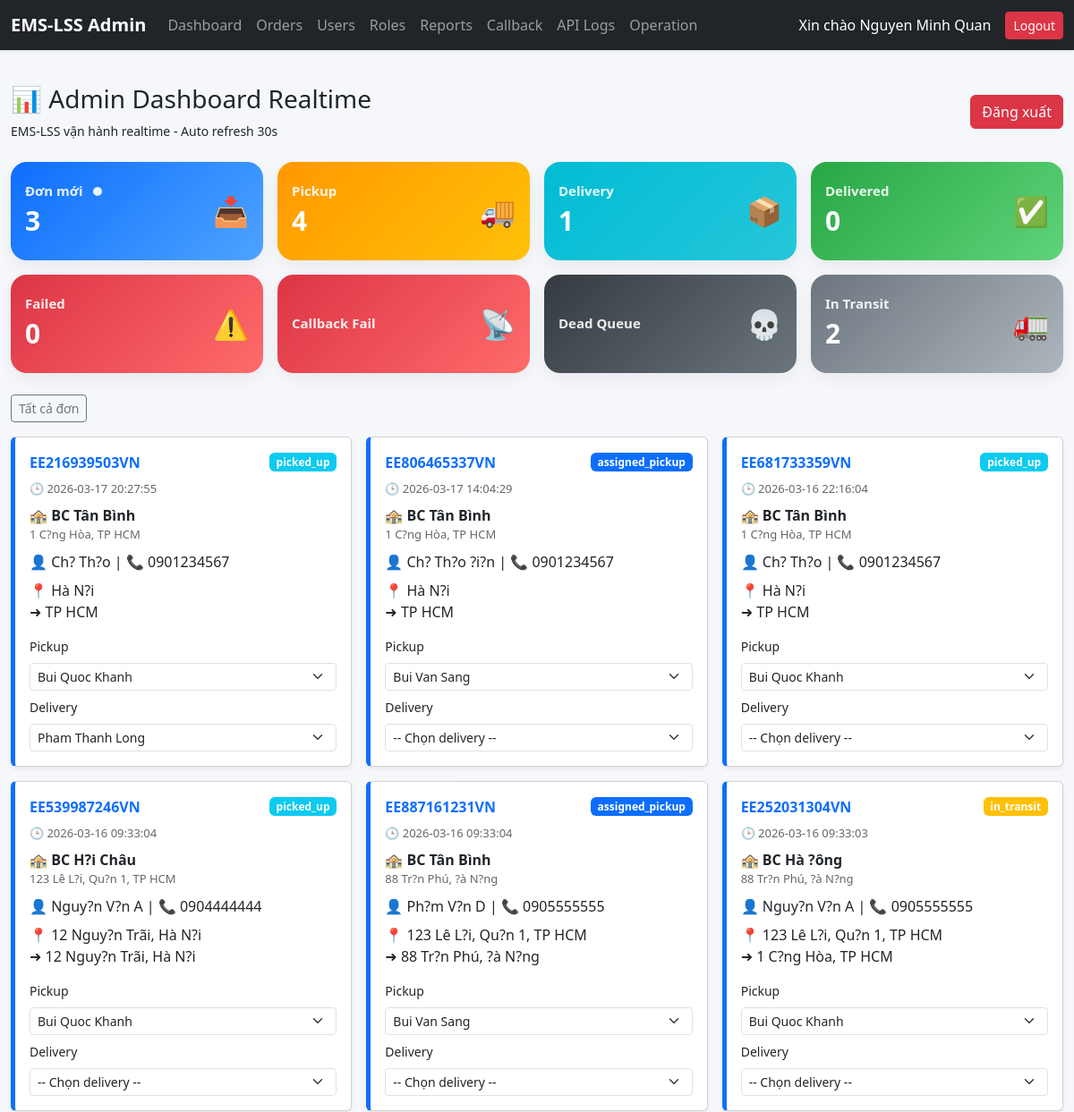
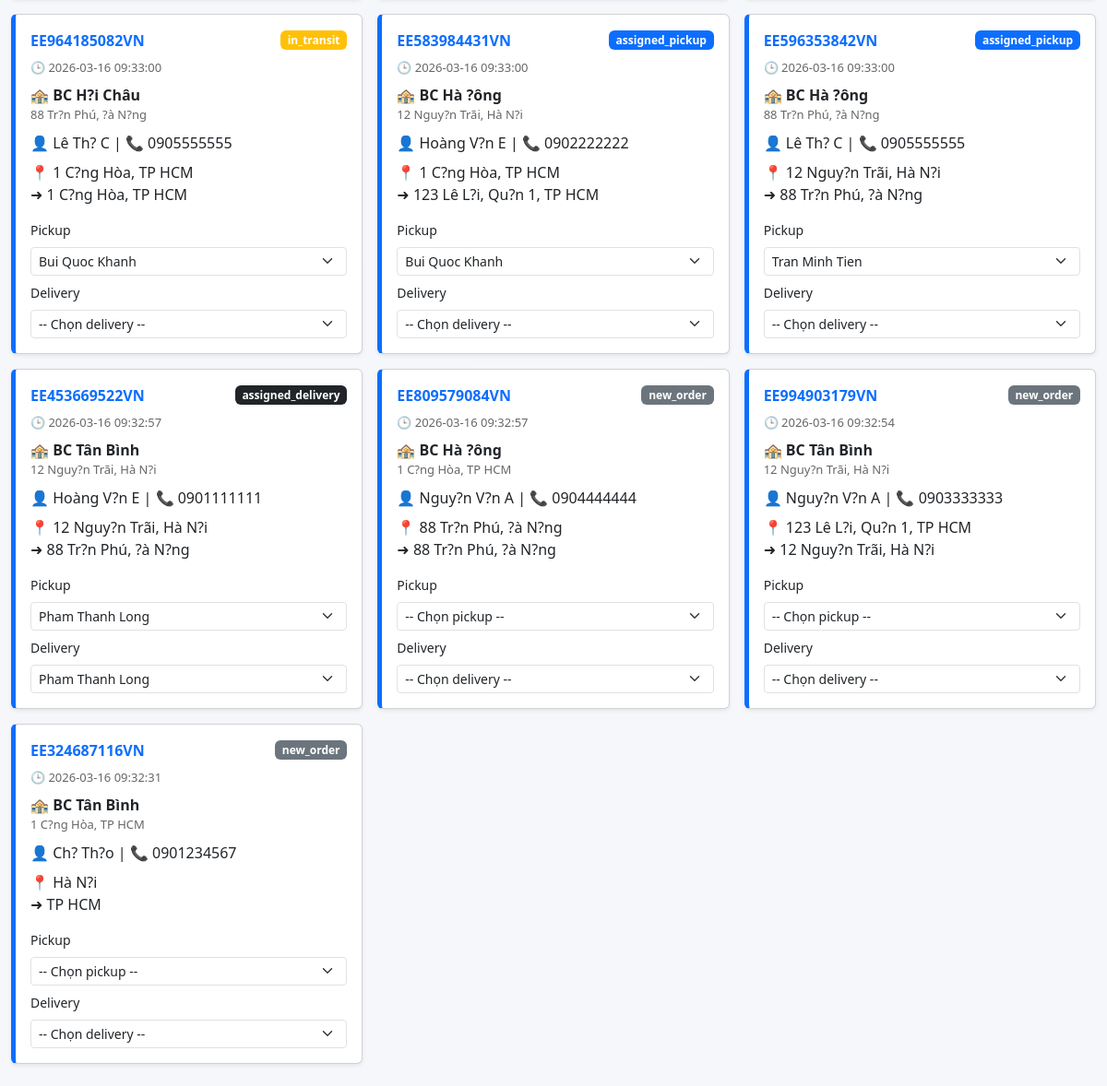
The app's page /modules/admin/admin_dashboard_realtime.php (signed in) with its own data (2 pictures, top to bottom).
### tables this page shows
CREATE TABLE `emslss_orders` (
  `id` int(11) NOT NULL AUTO_INCREMENT,
  `ems_code` varchar(50) DEFAULT NULL,
  `post_office_name` varchar(255) DEFAULT NULL,
  `post_office_address` text DEFAULT NULL,
  `holder_name` varchar(100) DEFAULT NULL,
  `holder_phone` varchar(20) DEFAULT NULL,
  `sender_name` varchar(255) DEFAULT NULL,
  `sender_phone` varchar(50) DEFAULT NULL,
  `sender_address` text DEFAULT NULL,
  `receiver_name` varchar(255) DEFAULT NULL,
  `receiver_phone` varchar(50) DEFAULT NULL,
  `receiver_address` text DEFAULT NULL,
  `weight` decimal(10,2) DEFAULT NULL,
  `cargo_type` varchar(255) DEFAULT NULL,
  `service_type` enum('door_to_door','door_to_hub','hub_to_door') DEFAULT NULL,
  `pickup_shipper_id` int(11) DEFAULT NULL,
  `delivery_shipper_id` int(11) DEFAULT NULL,
  `status` enum('new_order','assigned_pickup','picked_up','in_transit','assigned_delivery','delivered','failed','cancelled') DEFAULT 'new_order',
  `created_at` datetime DEFAULT current_timestamp(),
  `updated_at` datetime DEFAULT current_timestamp() ON UPDATE current_timestamp(),
  PRIMARY KEY (`id`),
  UNIQUE KEY `ems_code` (`ems_code`),
  KEY `idx_status_created` (`status`,`created_at`)
);

CREATE TABLE `emslss_users` (
  `id` int(11) NOT NULL AUTO_INCREMENT,
  `username` varchar(50) DEFAULT NULL,
  `password` varchar(255) DEFAULT NULL,
  `full_name` varchar(100) DEFAULT NULL,
  `role` enum('admin','dispatcher','shipper','operation') DEFAULT NULL,
  `phone` varchar(20) DEFAULT NULL,
  `created_at` timestamp NULL DEFAULT current_timestamp(),
  `role_id` int(11) DEFAULT NULL,
  `is_active` tinyint(4) DEFAULT 1,
  PRIMARY KEY (`id`),
  KEY `role_id` (`role_id`)
);

### modules/admin/admin_dashboard_realtime.php (the view, shortened to what this page needs)
<?php
	include '../../config/db.php';
	include '../../templates/admin_topbar.php';
	$pickupUsers = [];
	$deliveryUsers = [];
	$kpi = [];
	$statuses = [
		'new_order',
		'assigned_pickup',
		'picked_up',
		'assigned_delivery',
		'in_transit',
		'delivered',
		'failed'
	];
	foreach ($statuses as $st) {
		$q = $conn->query("
			SELECT COUNT(*) total
			FROM emslss_orders
			WHERE status='$st'
		");
		$kpi[$st] = $q->fetch_assoc()['total'];
	}
	$userQuery = $conn->query("
		SELECT id, full_name
		FROM emslss_users
		WHERE role='shipper' AND is_active=1
		ORDER BY full_name
	");
	while ($u = $userQuery->fetch_assoc()) {
		$pickupUsers[] = $u;
		$deliveryUsers[] = $u;
	}
	$statusFilter = $_GET['status'] ?? '';
	$where = '';
	$orderQuery = $conn->query("
		SELECT *
		FROM emslss_orders
		$where
		ORDER BY created_at DESC
		LIMIT 30
	");
	function statusBadge($status)
	{
		$map = [
			'new_order' => 'secondary',
			'assigned_pickup' => 'primary',
			'picked_up' => 'info',
			'in_transit' => 'warning',
			'assigned_delivery' => 'dark',
			'delivered' => 'success',
			'failed' => 'danger',
			'cancelled' => 'danger'
		];
		$color = $map[$status] ?? 'secondary';
		return "<span class='badge bg-$color'>$status</span>";
	}
?>
<!DOCTYPE html>
<html lang="vi">
<head>
<link href="https://cdn.jsdelivr.net/npm/bootstrap@5.3.3/dist/css/bootstrap.min.css" rel="stylesheet">
</head>
<body>
<div class="container-fluid py-4">
<div class="d-flex justify-content-between align-items-center mb-4">
     <div>
        <h3>📊 Admin Dashboard Realtime</h3>
        <small>EMS-LSS vận hành realtime - Auto refresh 30s</small>
    </div>
    <a href="../logout.php" class="btn btn-danger">Đăng xuất</a>
</div>
<?php
function activeCard($key, $statusFilter)
{
    return $key == $statusFilter ? 'active-kpi' : '';
}
?>
<div class="row g-3 mb-4">
<div class="col-md-3 col-6">
<a href="?status=new_order" class="text-decoration-none">
<div class="card kpi-card kpi-gradient-blue <?= activeCard('new_order',$statusFilter) ?>">
<div class="card-body d-flex justify-content-between align-items-center">
<div>
<div class="kpi-title">Đơn mới <span class="realtime-dot"></span></div>
<div class="kpi-value"><?= $kpi['new_order'] ?></div>
</div>
<div class="kpi-icon">📥</div>
</div>
</div>
</a>
</div>
<div class="col-md-3 col-6">
<a href="?status=assigned_pickup" class="text-decoration-none">
<div class="card kpi-card kpi-gradient-orange <?= activeCard('assigned_pickup',$statusFilter) ?>">
<div class="card-body d-flex justify-content-between align-items-center">
<div>
<div class="kpi-title">Pickup</div>
<div class="kpi-value"><?= $kpi['assigned_pickup'] ?></div>
</div>
<div class="kpi-icon">🚚</div>
</div>
</div>
</a>
</div>
<div class="col-md-3 col-6">
<a href="?status=assigned_delivery" class="text-decoration-none">
<div class="card kpi-card kpi-gradient-cyan <?= activeCard('assigned_delivery',$statusFilter) ?>">
<div class="card-body d-flex justify-content-between align-items-center">
<div>
<div class="kpi-title">Delivery</div>
<div class="kpi-value"><?= $kpi['assigned_delivery'] ?></div>
</div>
<div class="kpi-icon">📦</div>
</div>
</div>
</a>
</div>
<div class="col-md-3 col-6">
<a href="?status=delivered" class="text-decoration-none">
<div class="card kpi-card kpi-gradient-green <?= activeCard('delivered',$statusFilter) ?>">
<div class="card-body d-flex justify-content-between align-items-center">
<div>
<div class="kpi-title">Delivered</div>
<div class="kpi-value"><?= $kpi['delivered'] ?></div>
</div>
<div class="kpi-icon">✅</div>
</div>
</div>
</a>
</div>
<div class="col-md-3 col-6">
<a href="?status=failed" class="text-decoration-none">
<div class="card kpi-card kpi-gradient-red <?= activeCard('failed',$statusFilter) ?>">
<div class="card-body d-flex justify-content-between align-items-center">
<div>
<div class="kpi-title">Failed</div>
<div class="kpi-value"><?= $kpi['failed'] ?></div>
</div>
<div class="kpi-icon">⚠️</div>
</div>
</div>
</a>
</div>
<div class="col-md-3 col-6">
<a href="callback_monitor.php" class="text-decoration-none">
<div class="card kpi-card kpi-gradient-red">
<div class="card-body d-flex justify-content-between align-items-center">
<div>
<div class="kpi-title">Callback Fail</div>
</div>
<div class="kpi-icon">📡</div>
</div>
</div>
</a>
</div>
<div class="col-md-3 col-6">
<a href="callback_monitor.php?dead=1" class="text-decoration-none">
<div class="card kpi-card kpi-gradient-dark">
<div class="card-body d-flex justify-content-between align-items-center">
<div>
<div class="kpi-title">Dead Queue</div>
</div>
<div class="kpi-icon">💀</div>
</div>
</div>
</a>
</div>
<div class="col-md-3 col-6">
<a href="?status=in_transit" class="text-decoration-none">
<div class="card kpi-card kpi-gradient-gray <?= activeCard('in_transit',$statusFilter) ?>">
<div class="card-body d-flex justify-content-between align-items-center">
<div>
<div class="kpi-title">In Transit</div>
<div class="kpi-value"><?= $kpi['in_transit'] ?></div>
</div>
<div class="kpi-icon">🚛</div>
</div>
</div>
</a>
</div>
</div><div class="mb-3">
    <a href="admin_dashboard_realtime.php"
       class="btn btn-sm btn-outline-secondary">
       Tất cả đơn
    </a>
</div>
<div class="row g-3">
<?php while($row = $orderQuery->fetch_assoc()): ?>
<div class="col-md-6 col-lg-4">
    <div class="card shadow-sm order-card h-100">
        <div class="card-body">
            <div class="d-flex justify-content-between align-items-center mb-2">
                <a class="ems-code text-primary"
                   href="admin_order_detail.php?id=<?= $row['id'] ?>">
                    <?= htmlspecialchars($row['ems_code']) ?>
                </a>
                <?= statusBadge($row['status']) ?>
            </div>
            <div class="small-line mb-2">
                🕒 <?= $row['created_at'] ?>
            </div>
            <div class="mb-2">
                <strong>🏤 <?= htmlspecialchars($row['post_office_name']) ?></strong><br>
                <span class="small-line">
                    <?= htmlspecialchars($row['post_office_address']) ?>
                </span>
            </div>
            <div class="mb-2">
                👤 <?= htmlspecialchars($row['holder_name']) ?>
                | 📞 <?= htmlspecialchars($row['holder_phone']) ?>
            </div>
            <div class="mb-3">
                📍 <?= htmlspecialchars($row['sender_address']) ?><br>
                ➜ <?= htmlspecialchars($row['receiver_address']) ?>
            </div>
            <div class="mb-2">
                <label class="form-label small">Pickup</label>
                <select class="form-select form-select-sm assign-select assign-user"
                        data-order-id="<?= $row['id'] ?>"
                        data-type="pickup">
                    <option value="">-- Chọn pickup --</option>
                    <?php foreach($pickupUsers as $u): ?>
                    <option value="<?= $u['id'] ?>"
                        <?= $row['pickup_shipper_id']==$u['id'] ? 'selected' : '' ?>>
                        <?= htmlspecialchars($u['full_name']) ?>
                    </option>
                    <?php endforeach; ?>
                </select>
            </div>
            <div>
                <label class="form-label small">Delivery</label>
                <select class="form-select form-select-sm assign-select assign-user"
                        data-order-id="<?= $row['id'] ?>"
                        data-type="delivery">
                    <option value="">-- Chọn delivery --</option>
                    <?php foreach($deliveryUsers as $u): ?>
                    <option value="<?= $u['id'] ?>"
                        <?= $row['delivery_shipper_id']==$u['id'] ? 'selected' : '' ?>>
                        <?= htmlspecialchars($u['full_name']) ?>
                    </option>
                    <?php endforeach; ?>
                </select>
            </div>
        </div>
    </div>
</div>
<?php endwhile; ?>
</div>
</div>
</body>
</html>

### modules/admin/admin_dashboard_realtime.php (style rules this page uses)
body { background:#f5f7fb; }
.order-card { border-left:5px solid #0d6efd; transition:0.2s; }
.small-line { font-size:13px; color:#666; }
.ems-code { font-weight:700; text-decoration:none; }
.assign-select { min-width:180px; }
.kpi-card { border:none; border-radius:18px; overflow:hidden; transition:.25s; cursor:pointer; position:relative; min-height:110px; box-shadow:0 6px 18px rgba(0,0,0,.06); }
.kpi-card .card-body { position:relative; z-index:2; }
.kpi-icon { font-size:32px; line-height:1; }
.kpi-title { font-size:15px; font-weight:600; opacity:.9; }
.kpi-value { font-size:30px; font-weight:700; }
.kpi-gradient-blue { background:linear-gradient(135deg,#0d6efd,#4ea3ff); color:#fff; }
.kpi-gradient-orange { background:linear-gradient(135deg,#ff9800,#ffc107); color:#fff; }
.kpi-gradient-cyan { background:linear-gradient(135deg,#00bcd4,#26c6da); color:#fff; }
.kpi-gradient-green { background:linear-gradient(135deg,#28a745,#5fd37a); color:#fff; }
.kpi-gradient-red { background:linear-gradient(135deg,#dc3545,#ff6b6b); color:#fff; }
.kpi-gradient-dark { background:linear-gradient(135deg,#343a40,#6c757d); color:#fff; }
.kpi-gradient-gray { background:linear-gradient(135deg,#6c757d,#adb5bd); color:#fff; }
.realtime-dot { width:10px; height:10px; border-radius:50%; background:#fff; display:inline-block; animation:pulse 1.4s infinite; margin-left:8px; }

### records on screen
emslss_orders: ems_code "EE216939503VN", status "picked_up", created_at "2026-03-17 20:27:55", post_office_name "BC Tân Bình", post_office_address "1 C?ng Hòa, TP HCM", holder_name "Ch? Th?o", holder_phone "0901234567", sender_address "Hà N?i", receiver_address "TP HCM", pickup_shipper+id "Bui Quoc Khanh", delivery_shipper+id "Pham Thanh Long"
emslss_orders: ems_code "EE806465337VN", status "assigned_pickup", created_at "2026-03-17 14:04:29", post_office_name "BC Tân Bình", post_office_address "1 C?ng Hòa, TP HCM", holder_name "Ch? Th?o ?i?n", holder_phone "0901234567", sender_address "Hà N?i", receiver_address "TP HCM", pickup_shipper+id "Bui Van Sang"
emslss_orders: ems_code "EE681733359VN", status "picked_up", created_at "2026-03-16 22:16:04", post_office_name "BC Tân Bình", post_office_address "1 C?ng Hòa, TP HCM", holder_name "Ch? Th?o", holder_phone "0901234567", sender_address "Hà N?i", receiver_address "TP HCM", pickup_shipper+id "Bui Quoc Khanh"
emslss_orders: ems_code "EE539987246VN", status "picked_up", created_at "2026-03-16 09:33:04", post_office_name "BC H?i Châu", post_office_address "123 Lê L?i, Qu?n 1, TP HCM", holder_name "Nguy?n V?n A", holder_phone "0904444444", sender_address "12 Nguy?n Trãi, Hà N?i", receiver_address "12 Nguy?n Trãi, Hà N?i", pickup_shipper+id "Bui Quoc Khanh"
emslss_orders: ems_code "EE887161231VN", status "assigned_pickup", created_at "2026-03-16 09:33:04", post_office_name "BC Tân Bình", post_office_address "88 Tr?n Phú, ?à N?ng", holder_name "Ph?m V?n D", holder_phone "0905555555", sender_address "123 Lê L?i, Qu?n 1, TP HCM", receiver_address "88 Tr?n Phú, ?à N?ng", pickup_shipper+id "Bui Van Sang"
emslss_orders: ems_code "EE252031304VN", status "in_transit", created_at "2026-03-16 09:33:03", post_office_name "BC Hà ?ông", post_office_address "88 Tr?n Phú, ?à N?ng", holder_name "Nguy?n V?n A", holder_phone "0905555555", sender_address "123 Lê L?i, Qu?n 1, TP HCM", receiver_address "1 C?ng Hòa, TP HCM", pickup_shipper+id "Bui Quoc Khanh"
emslss_orders: ems_code "EE964185082VN", status "in_transit", created_at "2026-03-16 09:33:00", post_office_name "BC H?i Châu", post_office_address "88 Tr?n Phú, ?à N?ng", holder_name "Lê Th? C", holder_phone "0905555555", sender_address "1 C?ng Hòa, TP HCM", receiver_address "1 C?ng Hòa, TP HCM", pickup_shipper+id "Bui Quoc Khanh"
emslss_orders: ems_code "EE583984431VN", status "assigned_pickup", created_at "2026-03-16 09:33:00", post_office_name "BC Hà ?ông", post_office_address "12 Nguy?n Trãi, Hà N?i", holder_name "Hoàng V?n E", holder_phone "0902222222", sender_address "1 C?ng Hòa, TP HCM", receiver_address "123 Lê L?i, Qu?n 1, TP HCM", pickup_shipper+id "Bui Quoc Khanh"
emslss_orders: ems_code "EE596353842VN", status "assigned_pickup", created_at "2026-03-16 09:33:00", post_office_name "BC Hà ?ông", post_office_address "88 Tr?n Phú, ?à N?ng", holder_name "Lê Th? C", holder_phone "0905555555", sender_address "12 Nguy?n Trãi, Hà N?i", receiver_address "88 Tr?n Phú, ?à N?ng", pickup_shipper+id "Tran Minh Tien"
emslss_orders: ems_code "EE453669522VN", status "assigned_delivery", created_at "2026-03-16 09:32:57", post_office_name "BC Tân Bình", post_office_address "12 Nguy?n Trãi, Hà N?i", holder_name "Hoàng V?n E", holder_phone "0901111111", sender_address "12 Nguy?n Trãi, Hà N?i", receiver_address "88 Tr?n Phú, ?à N?ng", pickup_shipper+id "Pham Thanh Long", delivery_shipper+id "Pham Thanh Long"
emslss_orders: ems_code "EE809579084VN", status "new_order", created_at "2026-03-16 09:32:57", post_office_name "BC Hà ?ông", post_office_address "1 C?ng Hòa, TP HCM", holder_name "Nguy?n V?n A", holder_phone "0904444444", sender_address "88 Tr?n Phú, ?à N?ng", receiver_address "88 Tr?n Phú, ?à N?ng"
emslss_orders: ems_code "EE994903179VN", status "new_order", created_at "2026-03-16 09:32:54", post_office_name "BC Tân Bình", post_office_address "12 Nguy?n Trãi, Hà N?i", holder_name "Nguy?n V?n A", holder_phone "0903333333", sender_address "123 Lê L?i, Qu?n 1, TP HCM", receiver_address "12 Nguy?n Trãi, Hà N?i"
emslss_orders: ems_code "EE324687116VN", status "new_order", created_at "2026-03-16 09:32:31", post_office_name "BC Tân Bình", post_office_address "1 C?ng Hòa, TP HCM", holder_name "Ch? Th?o", holder_phone "0901234567", sender_address "Hà N?i", receiver_address "TP HCM"

### other values on screen
$_SESSION['full_name'] "Nguyen Minh Quan"
$kpi['new_order'] "3"
$kpi['assigned_pickup'] "4"
$kpi['assigned_delivery'] "1"
$kpi['delivered'] "0"
$kpi['failed'] "0"
$kpi['in_transit'] "2"
